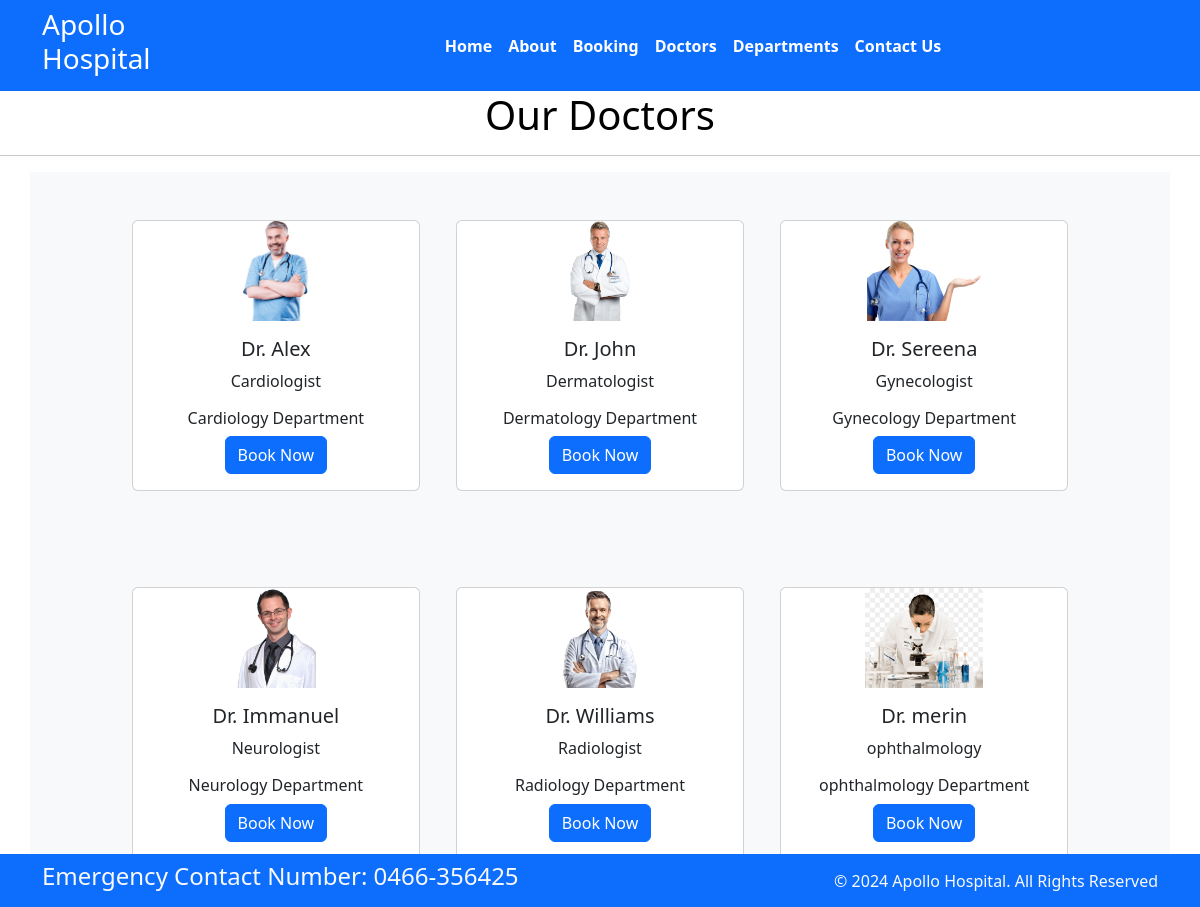
The page /hospital/doctors/ on the database its author committed.
### hospital/models.py (models this page shows, shortened)
class Doctors(models.Model):
    doc_name=models.CharField(max_length=100)
    doc_spec=models.CharField(max_length=100)
    dep_name=models.ForeignKey(Departments,on_delete=models.CASCADE)
    doc_image=models.ImageField(upload_to='doctor')

class Departments(models.Model):
    department_name=models.CharField(max_length=100)
    description=models.TextField()
    def __str__(self):
        return self.department_name

### hospital/views.py (the view)
# urls.py: path("doctors/",views.DoctorsView.as_view(),name="doctors"),
class DoctorsView(View):
    def get(self,request,*args,**kwargs):
        data=Doctors.objects.all()
        return render(request,"doctors.html",{"data":data})

### hospital/templates/doctors.html (shortened to what this page needs)
{% extends 'base.html' %}
{% block content%}
<h1 class="text-center" style="color: black;">Our Doctors</h1>
<hr>
<div class="container text-center bg-light">
    {% for i in data%}
    <div class="card text-center mx-3 my-5" style="width: 18rem; display:inline-block">
        <img src="{{i.doc_image.url}}" class="card-img-top" alt="...">
        <div class="card-body">
            <h5 class="card-title">Dr. {{i.doc_name}}</h5>
            <p class="card-text">{{i.doc_spec}}</p>
            <h6>{{i.dep_name}} Department</h6>
            <a href="{% url 'booking' %}"><button type="submit" class="btn btn-primary" >Book Now</button></a>
        </div>
    </div>
    {% endfor %}
</div>
{% endblock %}

### hospital/templates/base.html (shortened to what this page needs)
<!DOCTYPE html>
<html>
  <head>
    <link href="https://cdn.jsdelivr.net/npm/bootstrap@5.3.3/dist/css/bootstrap.min.css" rel="stylesheet">
  </head>
  <body>
    <nav class="navbar bg-primary navbar-expand-md ">
      <div class="container">
        <div class="col-2 text-left pl-md-0">
          <h3 class="text-white"> Apollo Hospital </h3>
        </div>
        <div
          class="collapse navbar-collapse justify-content-center col-md-8 navbar-collapse-3">
          <ul class="navbar-nav justify-content-center  fw-bold">
            <li class="nav-item active">
              <a class="nav-link text-white" href="{% url 'home' %}">Home </a>
            </li>
            <li class="nav-item">
              <a class="nav-link text-white" href="{% url 'about' %}">About</a>
            </li>
            <li class="nav-item">
              <a class="nav-link text-white" href="{% url 'booking'%}">Booking</a>
            </li>
            <li class="nav-item">
              <a class="nav-link text-white" href="{% url 'doctors' %}">Doctors</a>
            </li>
			 <li class="nav-item">
              <a class="nav-link text-white" href="{% url 'dept' %}">Departments</a>
            </li>
            <li class="nav-item">
              <a class="nav-link text-white" href="{% url 'contact_us'%}">Contact Us</a>
            </li>
          </ul>
        </div>
      </div>
    </nav>
{% block content %}
{%endblock%}
    <section class="fixed-bottom">
      <footer class="pt-2 pb-2  bg-primary text-light">
        <div class="container">
          <div class="row align-items-center">
            <div class="col-12 col-md-8">
              <h4>Emergency Contact Number: 0466-356425</h4>
            </div>
            <div class="col-12 col-md-4 mt-4 mt-md-0 text-center text-md-end">
              © 2024 Apollo Hospital. All Rights Reserved
            </div>
          </div>
        </div>
      </footer>
    </section>
  </body>
</html>

### hospital/templates/doctors.html (style rules this page uses)
.card img { max-height: 100px; width: auto; margin: 0 auto; }

### rows shown on the page
Doctors: doc_image (picture), doc_name "Alex", doc_spec "Cardiologist", dep_name "Cardiology"
Doctors: doc_image (picture), doc_name "John", doc_spec "Dermatologist", dep_name "Dermatology"
Doctors: doc_image (picture), doc_name "Sereena", doc_spec "Gynecologist", dep_name "Gynecology"
Doctors: doc_image (picture), doc_name "Immanuel", doc_spec "Neurologist", dep_name "Neurology"
Doctors: doc_image (picture), doc_name "Williams", doc_spec "Radiologist", dep_name "Radiology"
Doctors: doc_image (picture), doc_name "merin", doc_spec "ophthalmology", dep_name "ophthalmology"
